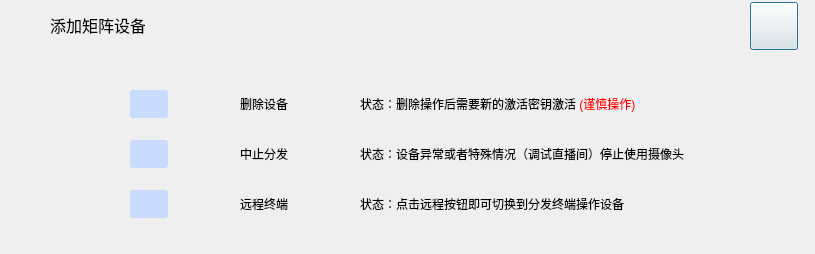
<?xml version="1.0" encoding="UTF-8"?>
<ui version="4.0">
 <class>GBSOperationReadME</class>
 <widget class="QDialog" name="GBSOperationReadME">
  <property name="geometry">
   <rect>
    <x>0</x>
    <y>0</y>
    <width>815</width>
    <height>254</height>
   </rect>
  </property>
  <property name="windowTitle">
   <string>Dialog</string>
  </property>
  <widget class="QWidget" name="widget" native="true">
   <property name="geometry">
    <rect>
     <x>0</x>
     <y>0</y>
     <width>815</width>
     <height>54</height>
    </rect>
   </property>
   <property name="styleSheet">
    <string notr="true"/>
   </property>
   <widget class="QLabel" name="label">
    <property name="geometry">
     <rect>
      <x>50</x>
      <y>14</y>
      <width>95</width>
      <height>22</height>
     </rect>
    </property>
    <property name="styleSheet">
     <string notr="true">width: 64px;
height: 20px;
font-family: Song Myung, Song Myung;
font-weight: 400;
font-size: 16px;
color: #000000;
line-height: 19px;
text-align: left;
font-style: normal;
text-transform: none;</string>
    </property>
    <property name="text">
     <string>添加矩阵设备</string>
    </property>
   </widget>
   <widget class="QPushButton" name="btnClose">
    <property name="geometry">
     <rect>
      <x>750</x>
      <y>2</y>
      <width>48</width>
      <height>48</height>
     </rect>
    </property>
    <property name="text">
     <string/>
    </property>
    <property name="icon">
     <iconset>
      <normaloff>:/gbs/images/gbs/biz/gbs-close-window.png</normaloff>:/gbs/images/gbs/biz/gbs-close-window.png</iconset>
    </property>
    <property name="iconSize">
     <size>
      <width>48</width>
      <height>48</height>
     </size>
    </property>
   </widget>
  </widget>
  <widget class="QWidget" name="widget_2" native="true">
   <property name="geometry">
    <rect>
     <x>-10</x>
     <y>50</y>
     <width>831</width>
     <height>411</height>
    </rect>
   </property>
   <widget class="QPushButton" name="pushButton">
    <property name="geometry">
     <rect>
      <x>140</x>
      <y>40</y>
      <width>38</width>
      <height>28</height>
     </rect>
    </property>
    <property name="styleSheet">
     <string notr="true">width: 38px;
height: 28px;
background: #C9DCFF;
border-radius: 3px 3px 3px 3px;</string>
    </property>
    <property name="text">
     <string/>
    </property>
    <property name="icon">
     <iconset>
      <normaloff>:/gbs/images/gbs/biz/gbs-live-layer-remove.png</normaloff>:/gbs/images/gbs/biz/gbs-live-layer-remove.png</iconset>
    </property>
    <property name="iconSize">
     <size>
      <width>27</width>
      <height>27</height>
     </size>
    </property>
   </widget>
   <widget class="QPushButton" name="pushButton_2">
    <property name="geometry">
     <rect>
      <x>140</x>
      <y>90</y>
      <width>38</width>
      <height>28</height>
     </rect>
    </property>
    <property name="styleSheet">
     <string notr="true">width: 38px;
height: 28px;
background: #C9DCFF;
border-radius: 3px 3px 3px 3px;</string>
    </property>
    <property name="text">
     <string/>
    </property>
    <property name="icon">
     <iconset>
      <normaloff>:/gbs/images/gbs/biz/gbs-disable-video.png</normaloff>:/gbs/images/gbs/biz/gbs-disable-video.png</iconset>
    </property>
    <property name="iconSize">
     <size>
      <width>27</width>
      <height>27</height>
     </size>
    </property>
   </widget>
   <widget class="QPushButton" name="pushButton_3">
    <property name="geometry">
     <rect>
      <x>140</x>
      <y>140</y>
      <width>38</width>
      <height>28</height>
     </rect>
    </property>
    <property name="styleSheet">
     <string notr="true">width: 38px;
height: 28px;
background: #C9DCFF;
border-radius: 3px 3px 3px 3px;</string>
    </property>
    <property name="text">
     <string/>
    </property>
    <property name="icon">
     <iconset>
      <normaloff>:/gbs/images/gbs/biz/gbs-remote-share.png</normaloff>:/gbs/images/gbs/biz/gbs-remote-share.png</iconset>
    </property>
    <property name="iconSize">
     <size>
      <width>27</width>
      <height>27</height>
     </size>
    </property>
   </widget>
   <widget class="QLabel" name="label_2">
    <property name="geometry">
     <rect>
      <x>250</x>
      <y>40</y>
      <width>53</width>
      <height>28</height>
     </rect>
    </property>
    <property name="styleSheet">
     <string notr="true">width: 51px;
height: 16px;
font-family: Microsoft YaHei, Microsoft YaHei;
font-weight: 400;
font-size: 12px;
color: #000000;
line-height: 14px;
text-align: left;
font-style: normal;
text-transform: none;</string>
    </property>
    <property name="text">
     <string>删除设备</string>
    </property>
   </widget>
   <widget class="QLabel" name="label_3">
    <property name="geometry">
     <rect>
      <x>250</x>
      <y>90</y>
      <width>53</width>
      <height>28</height>
     </rect>
    </property>
    <property name="styleSheet">
     <string notr="true">width: 51px;
height: 16px;
font-family: Microsoft YaHei, Microsoft YaHei;
font-weight: 400;
font-size: 12px;
color: #000000;
line-height: 14px;
text-align: left;
font-style: normal;
text-transform: none;</string>
    </property>
    <property name="text">
     <string>中止分发</string>
    </property>
   </widget>
   <widget class="QLabel" name="label_4">
    <property name="geometry">
     <rect>
      <x>250</x>
      <y>140</y>
      <width>53</width>
      <height>28</height>
     </rect>
    </property>
    <property name="styleSheet">
     <string notr="true">width: 51px;
height: 16px;
font-family: Microsoft YaHei, Microsoft YaHei;
font-weight: 400;
font-size: 12px;
color: #000000;
line-height: 14px;
text-align: left;
font-style: normal;
text-transform: none;</string>
    </property>
    <property name="text">
     <string>远程终端</string>
    </property>
   </widget>
   <widget class="QLabel" name="label_5">
    <property name="geometry">
     <rect>
      <x>370</x>
      <y>40</y>
      <width>391</width>
      <height>28</height>
     </rect>
    </property>
    <property name="text">
     <string>&lt;html&gt;&lt;head/&gt;&lt;body&gt;&lt;p&gt;状态：删除操作后需要新的激活密钥激活 &lt;span style=&quot; color:#ff0000;&quot;&gt;(谨慎操作)&lt;/span&gt;&lt;/p&gt;&lt;/body&gt;&lt;/html&gt;</string>
    </property>
   </widget>
   <widget class="QLabel" name="label_6">
    <property name="geometry">
     <rect>
      <x>370</x>
      <y>90</y>
      <width>391</width>
      <height>28</height>
     </rect>
    </property>
    <property name="text">
     <string>&lt;html&gt;&lt;head/&gt;&lt;body&gt;&lt;p&gt;状态：设备异常或者特殊情况（调试直播间）停止使用摄像头&lt;/p&gt;&lt;/body&gt;&lt;/html&gt;</string>
    </property>
   </widget>
   <widget class="QLabel" name="label_7">
    <property name="geometry">
     <rect>
      <x>370</x>
      <y>140</y>
      <width>391</width>
      <height>28</height>
     </rect>
    </property>
    <property name="text">
     <string>&lt;html&gt;&lt;head/&gt;&lt;body&gt;&lt;p&gt;状态：点击远程按钮即可切换到分发终端操作设备&lt;/p&gt;&lt;/body&gt;&lt;/html&gt;</string>
    </property>
   </widget>
  </widget>
 </widget>
 <resources>
  <include location="../Resources.qrc"/>
 </resources>
 <connections/>
</ui>
